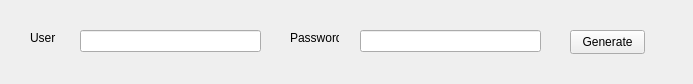
<?xml version="1.0" encoding="UTF-8"?>
<ui version="4.0">
 <class>MainWindow</class>
 <widget class="QMainWindow" name="MainWindow">
  <property name="geometry">
   <rect>
    <x>0</x>
    <y>0</y>
    <width>693</width>
    <height>84</height>
   </rect>
  </property>
  <property name="windowTitle">
   <string>MainWindow</string>
  </property>
  <widget class="QWidget" name="centralwidget">
   <widget class="QLineEdit" name="userText">
    <property name="geometry">
     <rect>
      <x>80</x>
      <y>30</y>
      <width>181</width>
      <height>22</height>
     </rect>
    </property>
   </widget>
   <widget class="QLineEdit" name="passwordText">
    <property name="geometry">
     <rect>
      <x>360</x>
      <y>30</y>
      <width>181</width>
      <height>22</height>
     </rect>
    </property>
    <property name="echoMode">
     <enum>QLineEdit::EchoMode::Password</enum>
    </property>
   </widget>
   <widget class="QPushButton" name="generateButton">
    <property name="geometry">
     <rect>
      <x>570</x>
      <y>30</y>
      <width>75</width>
      <height>24</height>
     </rect>
    </property>
    <property name="text">
     <string>Generate</string>
    </property>
   </widget>
   <widget class="QLabel" name="label">
    <property name="geometry">
     <rect>
      <x>30</x>
      <y>30</y>
      <width>49</width>
      <height>16</height>
     </rect>
    </property>
    <property name="text">
     <string>User</string>
    </property>
   </widget>
   <widget class="QLabel" name="label_2">
    <property name="geometry">
     <rect>
      <x>290</x>
      <y>30</y>
      <width>49</width>
      <height>16</height>
     </rect>
    </property>
    <property name="text">
     <string>Password</string>
    </property>
   </widget>
  </widget>
 </widget>
 <resources/>
 <connections/>
</ui>
